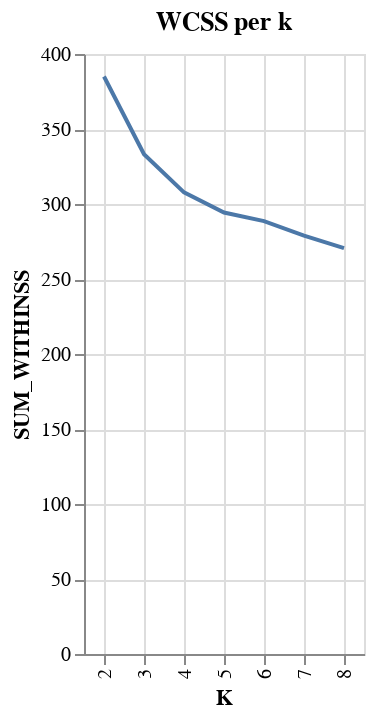

Here is the notebook cell this chart was saved with:
### Markdown cell above
<hr>
<p style = 'font-size:20px;font-family:Arial;color:#00233C'><b>Step 3 - Find the ideal number of Customer Segments</b></p>

<p style = 'font-size:16px;font-family:Arial;color:#00233C'>A simple plot will show the "elbow" point indicating an ideal number of clusters or segments.</p>

### Code cell
%chart x=K, y=SUM_WITHINSS, mark=line, height=500, width=500, title="WCSS per k"

### Figure 1 — Vega-Lite specification as saved in the notebook (floating-point values rounded to 4 significant figures)
{"$schema": "https://vega.github.io/schema/vega-lite/v3.json", "data": {"format": {"type": "csv"}, "values": "\"K\",\"SUM_WITHINSS\"\n\"2\",\"384.9951647140515\"\n\"3\",\"333.1963994441012\"\n\"4\",\"307.75010648005764\"\n\"5\",\"294.3150860189776\"\n\"6\",\"288.62804626485087\"\n\"7\",\"278.87284716092734\"\n\"8\",\"270.5837365413063\"\n"}, "encoding": {"x": {"axis": {"grid": true, "title": "K"}, "field": "K", "type": "nominal"}, "y": {"axis": {"grid": true, "title": "SUM_WITHINSS"}, "field": "SUM_WITHINSS", "type": "quantitative"}}, "height": "500", "mark": {"color": "#4C78A8", "type": "line"}, "title": "WCSS per k", "width": "500"}
